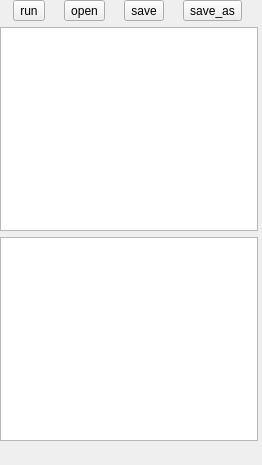
<?xml version="1.0" encoding="UTF-8"?>
<ui version="4.0">
 <class>code_dockwidget</class>
 <widget class="QDockWidget" name="code_dockwidget">
  <property name="geometry">
   <rect>
    <x>0</x>
    <y>0</y>
    <width>262</width>
    <height>465</height>
   </rect>
  </property>
  <property name="windowTitle">
   <string>DockWidget</string>
  </property>
  <widget class="QWidget" name="dockWidgetContents">
   <widget class="QWidget" name="">
    <property name="geometry">
     <rect>
      <x>0</x>
      <y>0</y>
      <width>258</width>
      <height>441</height>
     </rect>
    </property>
    <layout class="QVBoxLayout" name="verticalLayout">
     <item>
      <layout class="QHBoxLayout" name="horizontalLayout">
       <item>
        <widget class="QToolButton" name="code_run">
         <property name="text">
          <string>run</string>
         </property>
        </widget>
       </item>
       <item>
        <widget class="QToolButton" name="code_open">
         <property name="text">
          <string>open</string>
         </property>
        </widget>
       </item>
       <item>
        <widget class="QToolButton" name="code_save">
         <property name="text">
          <string>save</string>
         </property>
        </widget>
       </item>
       <item>
        <widget class="QToolButton" name="code_saveas">
         <property name="text">
          <string>save_as</string>
         </property>
        </widget>
       </item>
      </layout>
     </item>
     <item>
      <widget class="QTextEdit" name="code_input"/>
     </item>
     <item>
      <widget class="QTextBrowser" name="textBrowser"/>
     </item>
    </layout>
   </widget>
  </widget>
 </widget>
 <resources/>
 <connections/>
</ui>
